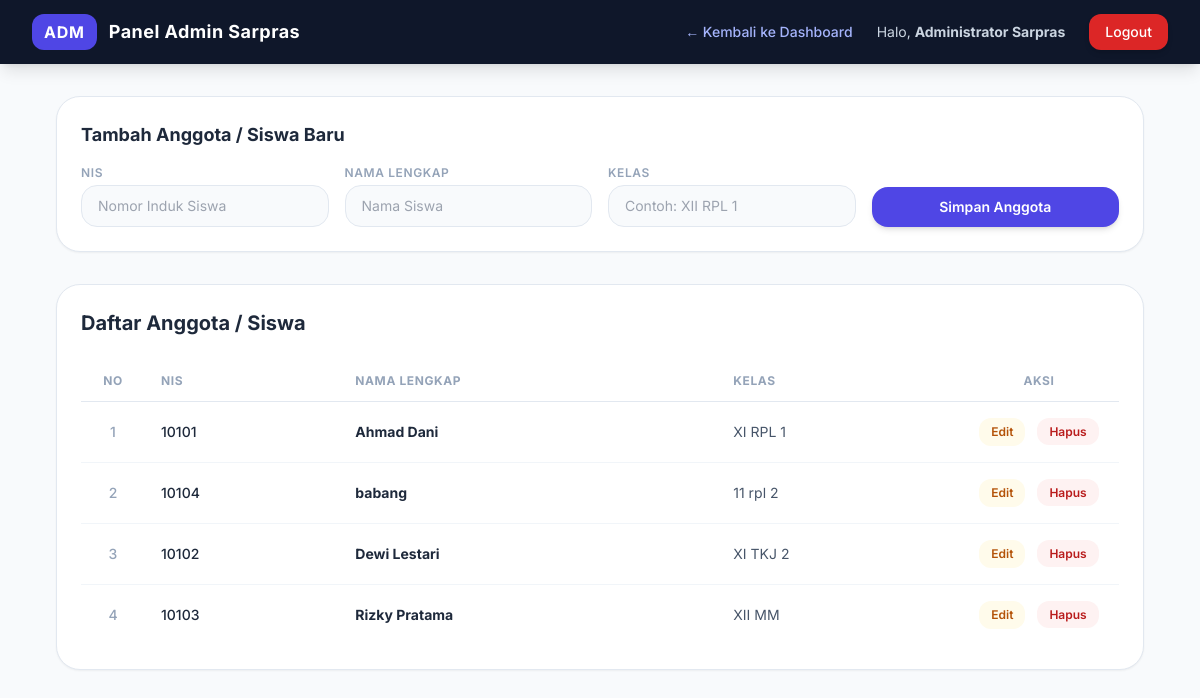
Page /index.php?c=admin&a=kelolaSiswa (signed in) on the committed database.
### tables this page shows
CREATE TABLE `siswa` (
  `nis` varchar(10) NOT NULL,
  `nama` varchar(100) NOT NULL,
  `kelas` varchar(10) NOT NULL,
  `alamat` text DEFAULT NULL,
  `telp` varchar(15) DEFAULT NULL,
  `password` varchar(255) NOT NULL
);

### controller/AdminController.php (called while the page is built, shortened)
<?php
require_once __DIR__ . '/../model/M_Siswa.php';
class AdminController {
    private $modelSiswa;
    public function __construct() {
        $this->modelSiswa = new M_Siswa();
    }
    public function kelolaSiswa() {
        $siswaList = $this->modelSiswa->getAllSiswa();
        require_once __DIR__ . '/../view/admin/v_kelola_siswa.php';
    }
}
?>

### model/Model.php (called while the page is built, shortened)
<?php
require_once __DIR__ . '/../config/Database.php';
class Model {
    public function __construct() {
        $database = new Database();
        $this->db = $database->getConnection();
    }
}
?>

### config/Database.php (called while the page is built, shortened)
<?php
class Database {
    private $host = "localhost";
    private $db_name = "pengaduan_sarana";
    private $username = "root";
    private $password = "";
    public function getConnection() {
        $this->conn = null;
        try {
            $this->conn = new PDO("mysql:host=" . $this->host . ";dbname=" . $this->db_name, $this->username, $this->password);
            $this->conn->setAttribute(PDO::ATTR_ERRMODE, PDO::ERRMODE_EXCEPTION);
            $this->conn->exec("set names utf8");
        } catch(PDOException $exception) {
            echo "Koneksi database gagal: " . $exception->getMessage();
        }
        return $this->conn;
    }
}
?>

### model/M_Siswa.php (called while the page is built, shortened)
<?php
require_once __DIR__ . '/Model.php';
class M_Siswa extends Model {
    public function getAllSiswa() {
        $query = "SELECT * FROM siswa ORDER BY nama ASC";
        $stmt = $this->db->prepare($query);
        $stmt->execute();
        return $stmt->fetchAll(PDO::FETCH_ASSOC);
    }
}
?>

### view/admin/v_kelola_siswa.php (the view, shortened to what this page needs)
<!DOCTYPE html>
<html lang="id">
<head>
    <script src="https://cdn.tailwindcss.com"></script>
</head>
<body class="min-h-screen">
    <nav class="bg-slate-900 text-white shadow-lg">
        <div class="max-w-7xl mx-auto px-4 sm:px-6 lg:px-8 flex justify-between h-16 items-center">
            <div class="flex items-center space-x-3">
                <span class="bg-indigo-600 px-3 py-1.5 rounded-xl font-bold tracking-wider">ADM</span>
                <span class="font-bold text-lg tracking-wide">Panel Admin Sarpras</span>
            </div>
            <div class="flex items-center space-x-6">
                <a href="index.php?c=admin&a=index" class="text-sm text-indigo-300 hover:text-white transition font-medium">← Kembali ke Dashboard</a>
                <span class="text-sm text-slate-300">Halo, <b><?= $_SESSION['nama_lengkap'] ?? 'Admin'; ?></b></span>
                <a href="index.php?c=auth&a=logout" onclick="return confirm('Keluar dari panel admin?')" class="bg-red-600 hover:bg-red-700 px-4 py-2 rounded-xl text-sm font-medium transition shadow-md">Logout</a>
            </div>
        </div>
    </nav>
    <div class="max-w-6xl mx-auto px-4 sm:px-6 lg:px-8 py-8">
        <div class="bg-white rounded-3xl shadow-sm border border-slate-200 p-6 mb-8">
            <h2 class="text-lg font-bold text-slate-800 mb-4">Tambah Anggota / Siswa Baru</h2>
            <form action="index.php?c=admin&a=tambahSiswa" method="POST" class="grid grid-cols-1 md:grid-cols-4 gap-4">
                <div>
                    <label class="block text-xs font-semibold uppercase tracking-wider text-slate-400 mb-1">NIS</label>
                    <input type="text" name="nis" required placeholder="Nomor Induk Siswa" class="w-full bg-slate-50 border border-slate-200 rounded-2xl px-4 py-2.5 text-sm focus:outline-none focus:ring-2 focus:ring-indigo-500">
                </div>
                <div>
                    <label class="block text-xs font-semibold uppercase tracking-wider text-slate-400 mb-1">Nama Lengkap</label>
                    <input type="text" name="nama" required placeholder="Nama Siswa" class="w-full bg-slate-50 border border-slate-200 rounded-2xl px-4 py-2.5 text-sm focus:outline-none focus:ring-2 focus:ring-indigo-500">
                </div>
                <div>
                    <label class="block text-xs font-semibold uppercase tracking-wider text-slate-400 mb-1">Kelas</label>
                    <input type="text" name="kelas" required placeholder="Contoh: XII RPL 1" class="w-full bg-slate-50 border border-slate-200 rounded-2xl px-4 py-2.5 text-sm focus:outline-none focus:ring-2 focus:ring-indigo-500">
                </div>
                <div class="flex items-end">
                    <button type="submit" class="w-full bg-indigo-600 hover:bg-indigo-700 text-white font-semibold py-2.5 px-4 rounded-2xl text-sm transition shadow-md">Simpan Anggota</button>
                </div>
            </form>
        </div>
        <div class="bg-white rounded-3xl shadow-sm border border-slate-200 overflow-hidden p-6">
            <h2 class="text-xl font-bold text-slate-800 mb-6">Daftar Anggota / Siswa</h2>
            <?php if (empty($siswaList)): ?>
                <div class="text-center py-12 text-slate-400"><p>Belum ada data anggota.</p></div>
            <?php else: ?>
                <div class="overflow-x-auto">
                    <table class="w-full text-left border-collapse">
                        <thead>
                            <tr class="border-b border-slate-200 text-xs uppercase text-slate-400 font-semibold tracking-wider">
                                <th class="py-3 px-4 w-16 text-center">No</th>
                                <th class="py-3 px-4">NIS</th>
                                <th class="py-3 px-4">Nama Lengkap</th>
                                <th class="py-3 px-4">Kelas</th>
                                <th class="py-3 px-4 text-center w-40">Aksi</th>
                            </tr>
                        </thead>
                        <tbody class="divide-y divide-slate-100 text-sm text-slate-600">
                            <?php $no = 1; foreach ($siswaList as $row): ?>
                                <tr>
                                    <td class="py-4 px-4 text-center font-medium text-slate-400"><?= $no++; ?></td>
                                    <td class="py-4 px-4 font-medium text-slate-800"><?= htmlspecialchars($row['nis']); ?></td>
                                    <td class="py-4 px-4 font-bold text-slate-800"><?= htmlspecialchars($row['nama']); ?></td>
                                    <td class="py-4 px-4"><?= htmlspecialchars($row['kelas']); ?></td>
                                    <td class="py-4 px-4 text-center space-x-2">
                                        <button onclick="openEditSiswa('<?= $row['nis']; ?>', '<?= htmlspecialchars($row['nama'], ENT_QUOTES); ?>', '<?= htmlspecialchars($row['kelas'], ENT_QUOTES); ?>')" class="bg-amber-50 hover:bg-amber-100 text-amber-700 font-semibold px-3 py-1.5 rounded-xl text-xs transition">
                                            Edit
                                        </button>
                                        <a href="index.php?c=admin&a=hapusSiswa&nis=<?= $row['nis']; ?>" onclick="return confirm('Yakin ingin menghapus anggota ini?')" class="bg-red-50 hover:bg-red-100 text-red-700 font-semibold px-3 py-1.5 rounded-xl text-xs transition">
                                            Hapus
                                        </a>
                                    </td>
                                </tr>
                            <?php endforeach; ?>
                        </tbody>
                    </table>
                </div>
            <?php endif; ?>
        </div>
    </div>
</body>
</html>

### view/admin/v_kelola_siswa.php (style rules this page uses)
body { font-family: 'Inter', sans-serif; background-color: #f8fafc; }

### rows in the picture
siswa: nis "10101", nama "Ahmad Dani", kelas "XI RPL 1"
siswa: nis "10104", nama "babang", kelas "11 rpl 2"
siswa: nis "10102", nama "Dewi Lestari", kelas "XI TKJ 2"
siswa: nis "10103", nama "Rizky Pratama", kelas "XII MM"

### other values in the picture
$_SESSION['nama_lengkap'] "Administrator Sarpras"
